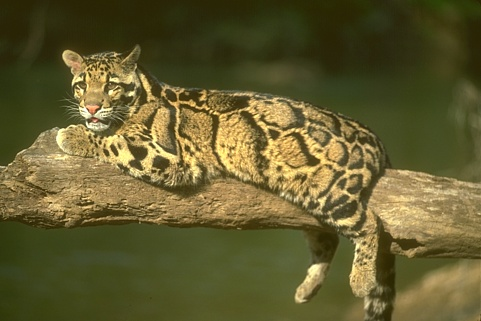
%> input picture epllcode/160068.jpg, 481 x 321 px
$ octave --eval "deghost('epllcode/160068.jpg');"   (GNU Octave 9; MATLAB toolbox functions it lacks are replaced by stand-ins)
%> lines starting %> are read from the running program, lines starting %| are printed output that depends on the picture
### estimate_dk_ck.m
function [dk_x, dk_y, ck] = estimate_dk_ck(I)

I = rgb2gray(I);
auto_corr_map = auto_corr_on_laplacian(I);
f = @(x) max(x(:));
local_maxima = nlfilter(auto_corr_map,[5 5],f);
f2 = @(x) max(x(x~=max(x)));
second_local_maxima = nlfilter(auto_corr_map,[5 5],f2);

[size_x, size_y] = size(local_maxima);

local_maxima((size_x+1)/2 - 4: (size_x+1)/2 + 4, (size_y+1)/2 - 4: (size_y+1)/2 + 4) = 0;
second_local_maxima((size_x+1)/2 - 4: (size_x+1)/2 + 4, (size_y+1)/2 - 4: (size_y+1)/2 + 4) = 0;

difference = local_maxima - second_local_maxima;
threshold = 70;
indices = find(difference < threshold);
local_maxima(indices) = 0;
[global_maxima, dk] = max(local_maxima(:));
[dk_y, dk_x] = ind2sub(size(local_maxima),dk);
dk_y = floor((size_x)/2 + 1 - dk_y)
dk_x = floor((size_y)/2 + 1 - dk_x)

ck = estimate_attenuation(I, dk_x, dk_y)

% Visualization
figure;
subplot(1, 2, 1);
imagesc(local_maxima);
colorbar;
subplot(1, 2, 2);
imagesc(second_local_maxima);
end

### auto_corr_on_laplacian.m
function [C] = auto_corr_on_laplacian(I)
    H = fspecial('laplacian');
    lap = imfilter(I, H , 'replicate');
    OFFSET = 50; %+/- OFFSET on each side
    C = xcorr2(lap);
    [size_x , size_y] = size(C);
    C = C(floor((size_x+1)/2)-OFFSET:floor((size_x+1)/2)+OFFSET, floor((size_y+1)/2)-OFFSET:floor((size_y+1)/2)+OFFSET);

    %Visualization
    figure;
    subplot(1, 2, 1);
    imagesc(C);
    colorbar;
    subplot(1, 2, 2);
    mesh(C);
end

### deghost.m
function [] = deghost(imagepath)
%> called with imagepath = 'epllcode/160068.jpg'

% Patch-GMM prior
addpath('epllcode');

% bounded-LBFGS Optimization package
addpath('lbfgsb/lbfgsb3.0_mex1.2');

I = im2double(imread(imagepath));
% I = imresize(I, 0.25);
[configs.dx, configs.dy, configs.c] = estimate_dk_ck(I);
%> in estimate_dk_ck, `I = rgb2gray(I);`:
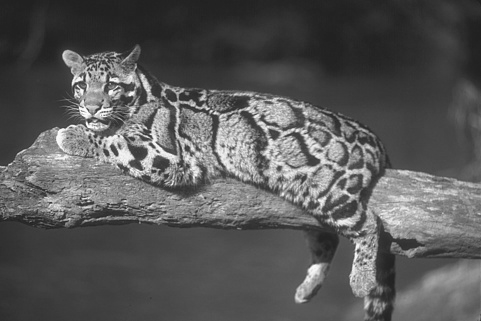
%> I: size 321x481 double; min 0.125, max 0.994, mean 0.35
%> in auto_corr_on_laplacian, `lap = imfilter(I, H , 'replicate');`:
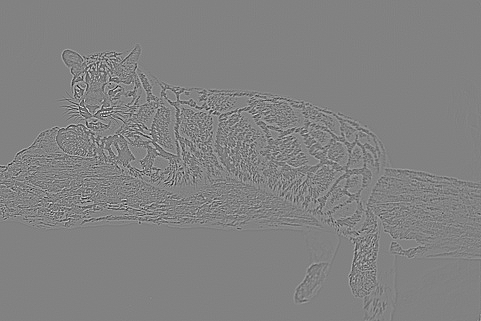
%> lap: size 321x481 double; min -1.25, max 1.2, mean 8.36e-17; drawn with min black and max white
%> in estimate_dk_ck, `auto_corr_map = auto_corr_on_laplacian(I);`:
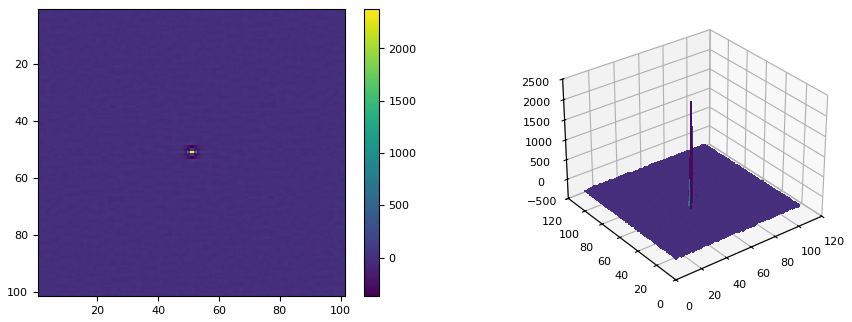
%> figure redrawn from the program's plot data, 2 panels
%> in estimate_dk_ck, `local_maxima = nlfilter(auto_corr_map,[5 5],f);`:
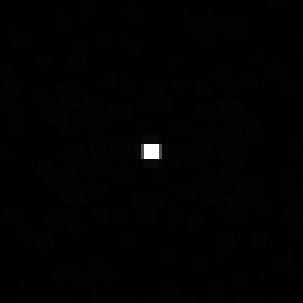
%> local_maxima: size 101x101 double (shown 3 times larger); min 4.38, max 2379.5, mean 27.8; drawn with min black and max white
%> the run ends on the next line
% configs.padding=ceil(norm([configs.dx configs.dy]))+10;
configs.padding = 40;
[configs.h configs.w configs.nch]=size(I);
configs.num_px = configs.h*configs.w;

for i=1:configs.nch
    fprintf('Channel %d .....', i);
    temp = struct();
    temp = configs;
    temp.ch=i;
    [I_t_k I_r_k ]=patch_gmm(I(:,:,i), temp);
      % Post-processings to enhance the results.
      I_t(:,:,i) = I_t_k-valid_min(I_t_k, temp.padding);
      I_r(:,:,i) = I_r_k-valid_min(I_r_k, temp.padding);
      I_t(:,:,i) = match(I_t(:,:,i), I(:,:,i));
end

%Store output
imwrite(I_t, 't.png');
imwrite(I_r, 'r.png');


%%%%%%%%%%%%%%%%%%%%%%%%%%%%%%%%%%%%%%%%%%%%%%%%%%%%%%%%%%%%%%%%%%%

% [102 lines left out: functions patch_gmm, merge_two_patches, match, not called in this run]

$ run again, on epllcode/new.jpg
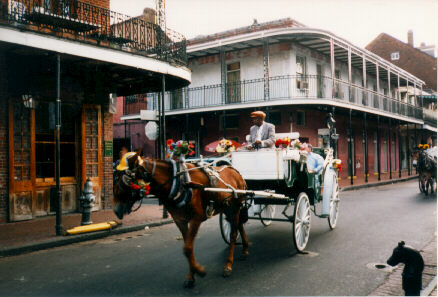
%> input picture epllcode/new.jpg, 438 x 297 px
%> in estimate_dk_ck, `auto_corr_map = auto_corr_on_laplacian(I);`:
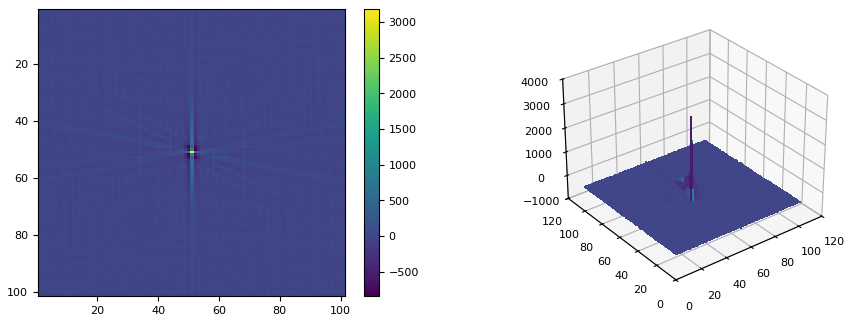
%> figure redrawn from the program's plot data, 2 panels
%> in estimate_dk_ck, `local_maxima = nlfilter(auto_corr_map,[5 5],f);`:
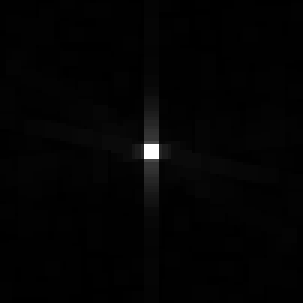
%> local_maxima: size 101x101 double (shown 3 times larger); min 5.05, max 3188.9, mean 53.2; drawn with min black and max white
